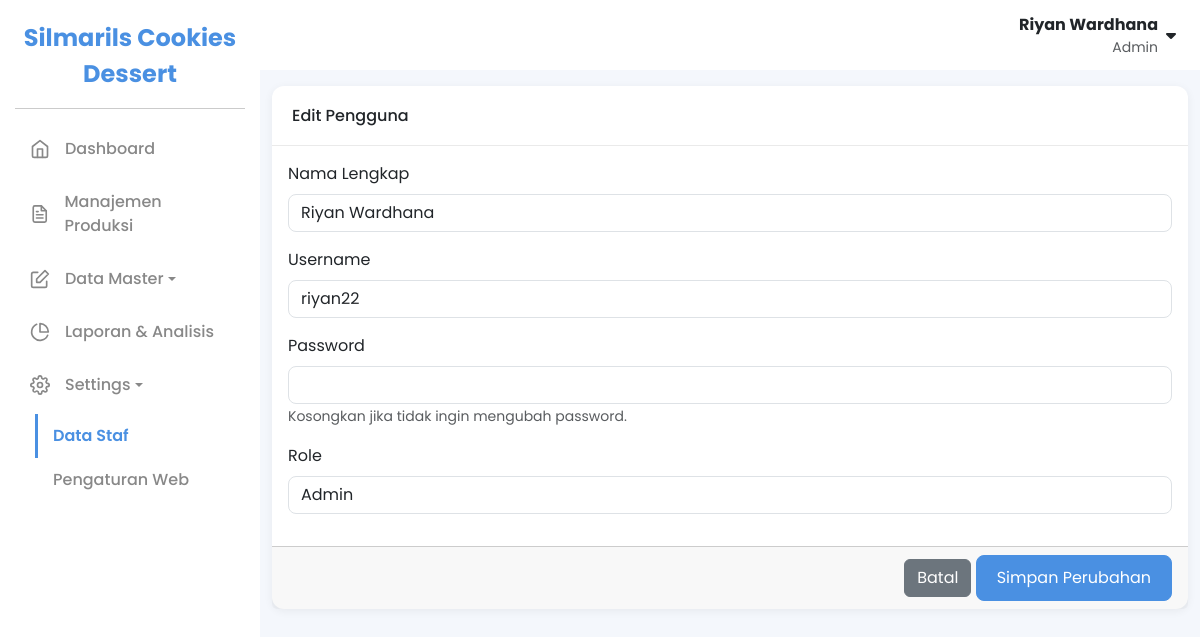
Page /index.php?page=pengguna_form&id=1 (signed in) on the committed database.
### tables this page shows
CREATE TABLE `pengguna` (
  `id_pengguna` int NOT NULL,
  `nama_lengkap` varchar(100) NOT NULL,
  `username` varchar(50) NOT NULL,
  `password` varchar(255) NOT NULL,
  `role` enum('Admin','Pegawai') NOT NULL
);

### core/functions.php (called while the page is built, shortened)
<?php
function base_url($path = '')
{
            $protocol = isset($_SERVER['HTTPS']) && $_SERVER['HTTPS'] === 'on' ? "https" : "http";
            $host = $_SERVER['HTTP_HOST'];
            $script_name = str_replace('\\', '/', dirname($_SERVER['SCRIPT_NAME']));
            $project_root = rtrim($script_name, '/');
            $url = "$protocol://$host" . rtrim($project_root, '/') . '/' . ltrim($path, '/');
            return $url;
}

### pages/pengguna_form.php (the view, shortened to what this page needs)
<?php
$is_edit = isset($_GET['id']);
$id_pengguna = $is_edit ? $_GET['id'] : null;
$user_data = ['nama_lengkap' => '', 'username' => '', 'role' => 'Pegawai'];
if ($is_edit) {
            $stmt = $pdo->prepare("SELECT nama_lengkap, username, role FROM pengguna WHERE id_pengguna = ?");
            $stmt->execute([$id_pengguna]);
            $user_data = $stmt->fetch(PDO::FETCH_ASSOC);
}
?>
<div class="container-fluid py-3">
            <form method="POST">
                        <div class="card">
                                    <div class="card-header">
                                                <h6 class="m-0"><?php echo $is_edit ? 'Edit Pengguna' : 'Tambah Pengguna Baru'; ?></h6>
                                    </div>
                                    <div class="card-body">
                                                <div class="mb-3"><label class="form-label">Nama Lengkap</label><input type="text" name="nama_lengkap" class="form-control" value="<?php echo htmlspecialchars($user_data['nama_lengkap']); ?>" required></div>
                                                <div class="mb-3"><label class="form-label">Username</label><input type="text" name="username" class="form-control" value="<?php echo htmlspecialchars($user_data['username']); ?>" required></div>
                                                <div class="mb-3">
                                                            <label class="form-label">Password</label>
                                                            <input type="password" name="password" class="form-control" <?php if (!$is_edit) echo 'required'; ?>>
                                                            <?php if ($is_edit): ?><small class="text-muted">Kosongkan jika tidak ingin mengubah password.</small><?php endif; ?>
                                                </div>
                                                <div class="mb-3">
                                                            <label class="form-label">Role</label>
                                                            <select name="role" class="form-control">
                                                                        <option value="Admin" <?php echo ($user_data['role'] == 'Admin') ? 'selected' : ''; ?>>Admin</option>
                                                            </select>
                                                </div>
                                    </div>
                                    <div class="card-footer text-end">
                                                <a href="<?php echo base_url('index.php?page=pengguna'); ?>" class="btn btn-secondary">Batal</a>
                                                <button type="submit" class="btn btn-primary"><?php echo $is_edit ? 'Simpan Perubahan' : 'Tambah Pengguna'; ?></button>
                                    </div>
                        </div>
            </form>
</div>

### assets/css/style.css (style rules this page uses)
:root { --primary-color: #4a90e2; --sidebar-bg: #ffffff; --body-bg: #f4f7fc; --card-bg: #ffffff; --text-color: #333333; --text-muted: #888888; --sidebar-width: 260px; --border-radius: 12px; --shadow: 0 4px 20px rgba(0, 0, 0, 0.05); --shadow: 0 2px 10px rgba(0, 0, 0, 0.06); }
body { background-color: var(--body-bg); font-family: "Poppins", sans-serif; color: var(--text-color); }
.card { border: none; border-radius: var(--border-radius); box-shadow: var(--shadow); margin-bottom: 1.5rem; }
.card-header { background-color: transparent; border-bottom: 1px solid #eaeaea; padding: 1.25rem; font-weight: 600; }
.btn-primary { background-color: var(--primary-color); border-color: var(--primary-color); border-radius: 8px; padding: 10px 20px; }
.form-control { border-radius: 8px; }

### rows in the picture
pengguna: nama_lengkap "Riyan Wardhana", username "riyan22", role "Admin"

### other values in the picture
$settings['nama_website'] "Silmarils Cookies Dessert"
$_SESSION['nama_lengkap'] "Riyan Wardhana"
$_SESSION['role'] "Admin"
